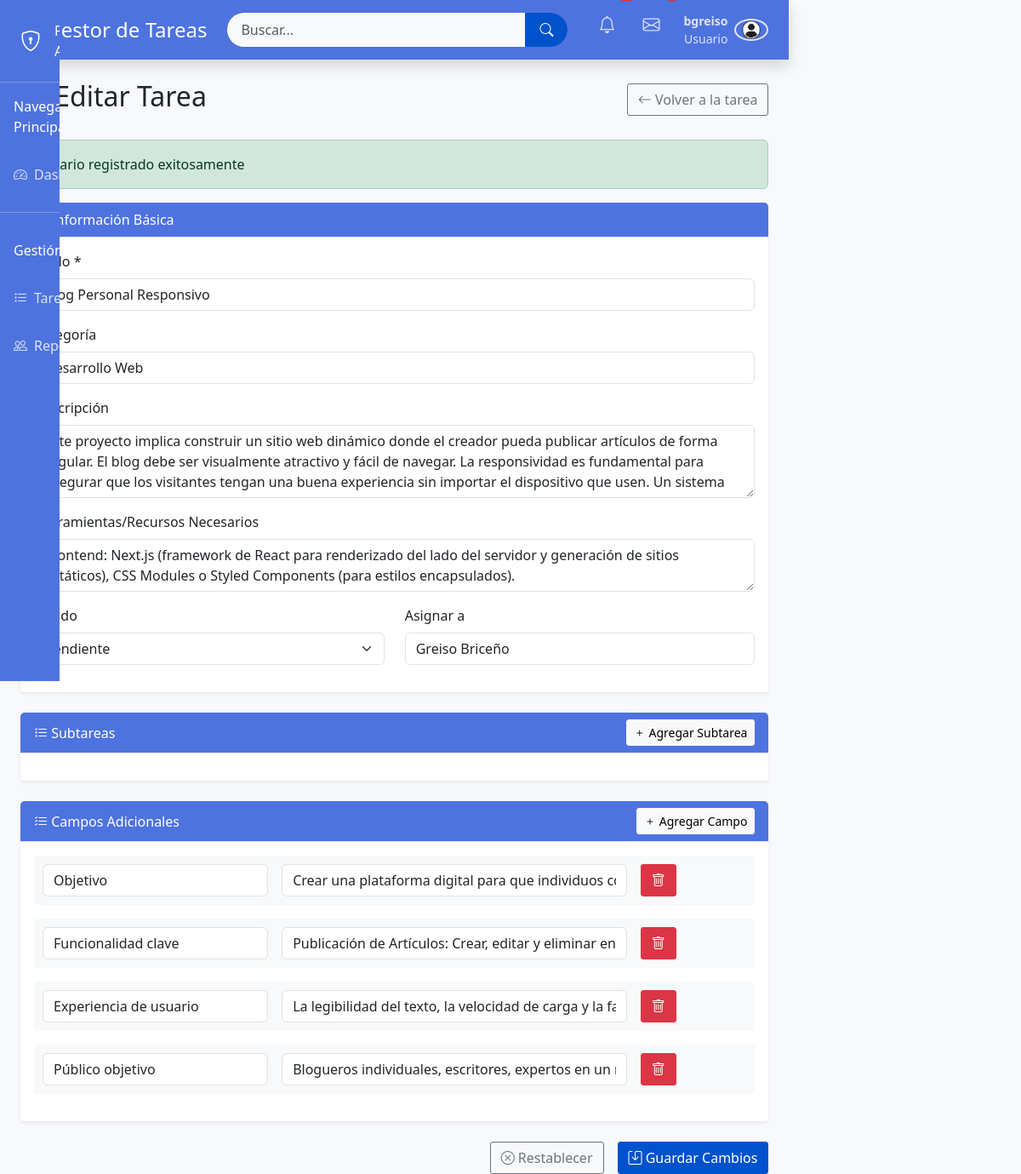
The page /editar_tarea.php?id=16 (signed in) on the database as committed earlier.
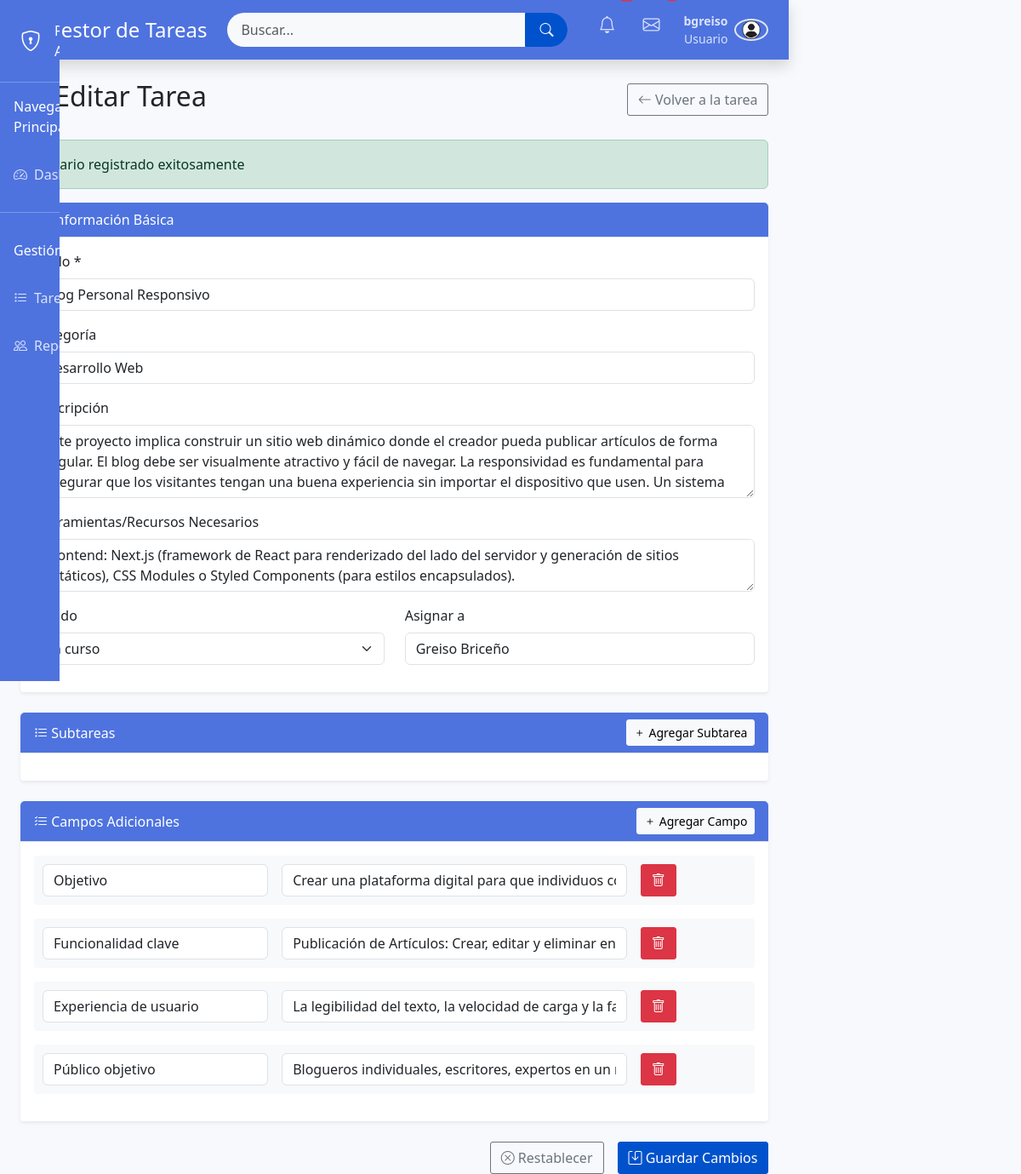
The same page on the database as committed later.
### tables this page shows
CREATE TABLE `tareas` (
  `id_tarea` int(11) NOT NULL,
  `id_usuario` int(11) NOT NULL,
  `id_usuario_asignado` int(11) NOT NULL,
  `titulo` varchar(255) NOT NULL,
  `categoria` text NOT NULL,
  `descripcion` text,
  `herramientas` text,
  `id_estatus` int(11) NOT NULL,
  `fecha_creacion` datetime DEFAULT CURRENT_TIMESTAMP,
  `fecha_actualizacion` datetime DEFAULT NULL ON UPDATE CURRENT_TIMESTAMP,
  `fecha_finalizacion` datetime DEFAULT NULL,
  `prioridad` varchar(255) NOT NULL,
  `id_tarea_padre` int(11) DEFAULT NULL
);

CREATE TABLE `estatus` (
  `id_estatus` int(11) NOT NULL,
  `nombre` varchar(50) NOT NULL
);

CREATE TABLE `usuarios` (
  `id_usuario` int(11) NOT NULL,
  `nombre` varchar(100) NOT NULL,
  `usuario` varchar(50) NOT NULL,
  `contraseña` varchar(255) NOT NULL,
  `email` varchar(255) NOT NULL,
  `telefono` int(11) NOT NULL,
  `id_departamento` int(11) DEFAULT NULL,
  `id_cargo` int(11) DEFAULT NULL,
  `id_rol` int(11) DEFAULT NULL,
  `fecha_registro` datetime DEFAULT CURRENT_TIMESTAMP,
  `ultimo_acceso` datetime DEFAULT NULL
);

### auth.php (called while the page is built, shortened)
<?php
function esAdmin() {
    return ($_SESSION['id_rol'] ?? 0) == 1;
}
?>

### editar_tarea.php (the view, shortened to what the changed rows need)
<?php
require_once 'config.php';
require_once 'auth.php';
$id_tarea = intval($_GET['id']);
$query = $conexion->prepare("
    SELECT t.*, u.nombre as asignado, e.nombre as estado, u_creador.nombre as creador
    FROM tareas t
    JOIN usuarios u ON t.id_usuario_asignado = u.id_usuario
    JOIN usuarios u_creador ON t.id_usuario = u_creador.id_usuario
    JOIN estatus e ON t.id_estatus = e.id_estatus
    WHERE t.id_tarea = ?
");
$query->bind_param("i", $id_tarea);
$query->execute();
$resultado = $query->get_result();
$tarea = $resultado->fetch_assoc();
$usuarios = [];
$estatus = [];
$query_estatus = $conexion->query("SELECT * FROM estatus ORDER BY id_estatus");
if ($query_estatus) {
    $estatus = $query_estatus->fetch_all(MYSQLI_ASSOC);
}
include 'header.php';
?>
<div class="container mt-4">
    <div class="d-flex justify-content-between align-items-center mb-4">
        <h2><i class="bi bi-pencil-square"></i> Editar Tarea</h2>
    </div>
    <form method="post" action="actualizar_tarea.php" class="needs-validation" novalidate>
        <div class="card mb-4 shadow-sm">
            <div class="card-body">
                <div class="mb-3">
                    <label for="titulo" class="form-label">Título *</label>
                    <input type="text" class="form-control" id="titulo" name="titulo" value="<?= htmlspecialchars($tarea['titulo']) ?>" required>
                </div>
                <div class="mb-3">
                    <label for="categoria" class="form-label">Categoría</label>
                    <input type="text" class="form-control" id="categoria" name="categoria"
                           value="<?= htmlspecialchars($tarea['categoria']) ?>" placeholder="Ej: Desarrollo, Diseño, Marketing...">
                </div>
                <div class="mb-3">
                    <label for="descripcion" class="form-label">Descripción</label>
                    <textarea class="form-control" id="descripcion" name="descripcion" rows="3"><?= htmlspecialchars($tarea['descripcion']) ?></textarea>
                </div>
                <div class="mb-3">
                    <label for="herramientas" class="form-label">Herramientas/Recursos Necesarios</label>
                    <textarea class="form-control" id="herramientas" name="herramientas" rows="2"><?= htmlspecialchars($tarea['herramientas']) ?></textarea>
                </div>
                <div class="row">
                    <div class="col-md-6 mb-3">
                        <label for="id_estatus" class="form-label">Estado</label>
                        <select class="form-select" id="id_estatus" name="id_estatus" required>
                            <?php foreach ($estatus as $estado): ?>
                                <option value="<?= $estado['id_estatus'] ?>" <?= $estado['id_estatus'] == $tarea['id_estatus'] ? 'selected' : '' ?>>
                                    <?= htmlspecialchars($estado['nombre']) ?>
                                </option>
                            <?php endforeach; ?>
                        </select>
                    </div>
                    <div class="col-md-6 mb-3">
                        <label for="id_usuario_asignado" class="form-label">Asignar a</label>
                        <?php if (esAdmin() && !empty($usuarios)): ?>
                            <select class="form-select" id="id_usuario_asignado" name="id_usuario_asignado" required>
                                <?php foreach ($usuarios as $usuario): ?>
                                    <option value="<?= $usuario['id_usuario'] ?>" <?= $usuario['id_usuario'] == $tarea['id_usuario_asignado'] ? 'selected' : '' ?>>
                                        <?= htmlspecialchars($usuario['nombre']) ?>
                                    </option>
                                <?php endforeach; ?>
                            </select>
                        <?php else: ?>
                            <input type="text" class="form-control" value="<?= htmlspecialchars($tarea['asignado']) ?>" readonly>
                        <?php endif; ?>
                    </div>
                </div>
            </div>
        </div>
    </form>
</div>
<?php include 'footer.php'; ?>

Rows that differ between the two databases and show on the page:
changed tareas "Blog Personal Responsivo": id_estatus "Pendiente" → "En curso"
